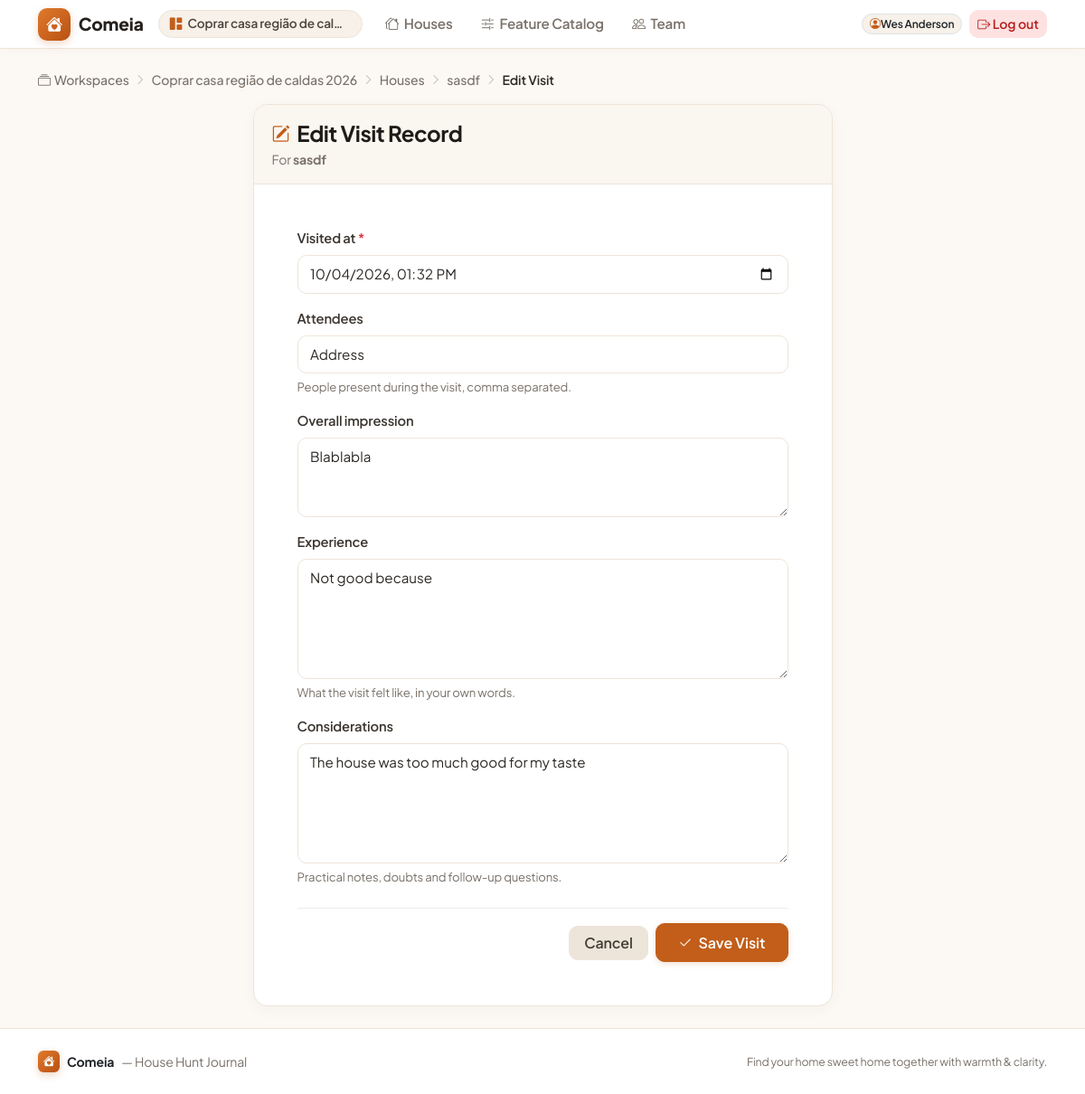
/w/coprar-casa-regiao-de-caldas-2026/houses/14/visits/9/edit/ (signed in), run on the app's committed database.
### accounts/models.py (models this page shows, shortened)
class Workspace(models.Model):
    name = models.CharField(max_length=120)
    slug = models.SlugField(max_length=140, unique=True, blank=True)
    description = models.TextField(blank=True)
    created_by = models.ForeignKey(
        settings.AUTH_USER_MODEL,
        on_delete=models.PROTECT,
        related_name="created_workspaces",
    )
    created_at = models.DateTimeField(auto_now_add=True)
    updated_at = models.DateTimeField(auto_now=True)
    class Meta:
        ordering = ("name",)
        verbose_name = _("workspace")
        verbose_name_plural = _("workspaces")
    def membership_for(self, user) -> "Membership | None":
        if not user.is_authenticated:
            return None
        return self.memberships.filter(user=user).select_related("user").first()

class User(AbstractUser):
    """Custom user model.

    Declared up-front so the project can extend it later without a painful
    migration.  Currently it adds nothing beyond :class:`AbstractUser`.
    """

### properties/models.py (models this page shows, shortened)
class House(models.Model):
    class Status(models.TextChoices):
        NEW = "new", _("New")
        VISITED = "visited", _("Visited")
        SHORTLISTED = "shortlisted", _("Shortlisted")
        REJECTED = "rejected", _("Rejected")
        OFFER = "offer", _("Offer made")
    workspace = models.ForeignKey(
        Workspace, on_delete=models.CASCADE, related_name="houses"
    )
    title = models.CharField(max_length=160)
    address = models.CharField(max_length=255, blank=True)
    city = models.CharField(max_length=120, blank=True)
    country = models.CharField(max_length=120, blank=True)
    price = models.DecimalField(
        max_digits=12, decimal_places=2, null=True, blank=True
    )
    currency = models.CharField(max_length=3, default="EUR")
    property_type = models.CharField(max_length=80, blank=True)
    bedrooms = models.PositiveSmallIntegerField(null=True, blank=True)
    bathrooms = models.PositiveSmallIntegerField(null=True, blank=True)
    area_sqm = models.DecimalField(
        max_digits=8, decimal_places=2, null=True, blank=True
    )
    lot_sqm = models.DecimalField(
        max_digits=10, decimal_places=2, null=True, blank=True
    )
    year_built = models.PositiveSmallIntegerField(null=True, blank=True)
    listing_url = models.URLField(blank=True)
    agent_name = models.CharField(
        max_length=160,
        blank=True,
        help_text=_("Person responsible for the listing (agent, owner, …)."),
    )
    status = models.CharField(
        max_length=16, choices=Status.choices, default=Status.NEW
    )
    created_by = models.ForeignKey(
        settings.AUTH_USER_MODEL,
        on_delete=models.PROTECT,
        related_name="created_houses",
    )
    created_at = models.DateTimeField(auto_now_add=True)
    updated_at = models.DateTimeField(auto_now=True)
    class Meta:
        ordering = ("-created_at",)
        verbose_name = _("house")
        verbose_name_plural = _("houses")
        indexes = [models.Index(fields=["workspace", "status"])]

### journal/models.py (models this page shows, shortened)
class Visit(models.Model):
    house = models.ForeignKey(
        House, on_delete=models.CASCADE, related_name="visits"
    )
    visited_at = models.DateTimeField()
    attendees = models.CharField(
        max_length=255,
        blank=True,
        help_text=_("People present during the visit, comma separated."),
    )
    overall_impression = models.TextField(blank=True)
    experience = models.TextField(
        blank=True, help_text=_("What the visit felt like, in your own words.")
    )
    considerations = models.TextField(
        blank=True, help_text=_("Practical notes, doubts and follow-up questions.")
    )
    created_by = models.ForeignKey(
        settings.AUTH_USER_MODEL,
        on_delete=models.PROTECT,
        related_name="created_visits",
    )
    created_at = models.DateTimeField(auto_now_add=True)
    class Meta:
        ordering = ("-visited_at",)
        verbose_name = _("visit")
        verbose_name_plural = _("visits")

### journal/views.py (the view, shortened to what this page needs)
class VisitUpdateView(HouseScopedMixin, SuccessMessageMixin, UpdateView):
    model = Visit
    form_class = VisitForm
    template_name = "journal/visit_form.html"
    success_message = "Visit updated."
    require_editor = True
    def get_queryset(self):
        return Visit.objects.filter(house=self.house)

### templates/journal/visit_form.html (shortened to what this page needs)
{% extends "base.html" %}
{% block content %}
<nav class="breadcrumb-cozy" aria-label="breadcrumb">
    <a href="{% url 'accounts:workspace_list' %}"><i class="bi bi-collection me-1"></i>Workspaces</a>
    <span class="separator"><i class="bi bi-chevron-right"></i></span>
    <a href="{% url 'accounts:workspace_detail' workspace.slug %}">{{ workspace.name }}</a>
    <span class="separator"><i class="bi bi-chevron-right"></i></span>
    <a href="{% url 'properties:house_list' workspace.slug %}">Houses</a>
    <span class="separator"><i class="bi bi-chevron-right"></i></span>
    <a href="{% url 'properties:house_detail' workspace.slug house.pk %}">{{ house.title }}</a>
    <span class="separator"><i class="bi bi-chevron-right"></i></span>
    <span class="current">{% if object %}Edit Visit{% else %}Log Visit{% endif %}</span>
</nav>
<div class="row justify-content-center">
    <div class="col-12 col-md-9 col-lg-7">
        <div class="card card-cozy">
            <div class="card-cozy-header">
                <div class="d-flex align-items-center gap-2">
                    <i class="bi {% if object %}bi-pencil-square{% else %}bi-calendar-plus-fill{% endif %} text-primary-warm fs-5"></i>
                    <h1 class="h4 font-heading mb-0">{% if object %}Edit Visit Record{% else %}Log House Visit{% endif %}</h1>
                </div>
                <div class="text-muted-warm small mt-1">For <strong>{{ house.title }}</strong></div>
            </div>
            <div class="card-body p-4 p-md-5">
                <form method="post" novalidate>
                    {% for field in form %}
                        <div class="mb-3">
                            <label for="{{ field.id_for_label }}" class="form-label">
                                {{ field.label }}
                                {% if field.field.required %}<span class="text-danger">*</span>{% endif %}
                            </label>
                            {{ field }}
                            {% if field.help_text %}
                                <div class="helptext">{{ field.help_text }}</div>
                            {% endif %}
                        </div>
                    {% endfor %}
                    <div class="d-flex align-items-center justify-content-end gap-2 pt-3 border-top border-light-subtle mt-4">
                        <a href="{% url 'properties:house_detail' workspace.slug house.pk %}" class="btn btn-secondary px-3">Cancel</a>
                        <button type="submit" class="btn btn-primary px-4">
                            <i class="bi bi-check2 me-1"></i> {% if object %}Save Visit{% else %}Log Visit{% endif %}
                        </button>
                    </div>
                </form>
            </div>
        </div>
    </div>
</div>
{% endblock %}

### templates/base.html (shortened to what this page needs)
{% load static %}
<!doctype html>
<html lang="en">
<head>
    <link href="https://cdn.jsdelivr.net/npm/bootstrap@5.3.3/dist/css/bootstrap.min.css" rel="stylesheet">
    <link rel="stylesheet" href="https://cdn.jsdelivr.net/npm/bootstrap-icons@1.11.3/font/bootstrap-icons.min.css">
</head>
<body>
<header class="navbar navbar-expand-lg navbar-comeia sticky-top">
    <div class="container-xl">
        <a class="brand-text" href="{% url 'accounts:workspace_list' %}">
            <span class="brand-logo-icon"><i class="bi bi-house-heart-fill"></i></span>
            <span>Comeia</span>
        </a>
        <div class="collapse navbar-collapse" id="navbarComeiaNav">
            <div class="navbar-nav me-auto align-items-lg-center ms-lg-3 mt-2 mt-lg-0 gap-1">
                {% if workspace %}
                    <div class="d-flex align-items-center me-2 my-1 my-lg-0">
                        <a href="{% url 'accounts:workspace_detail' workspace.slug %}" class="workspace-chip" title="Active workspace">
                            <i class="bi bi-grid-1x2-fill text-primary-warm"></i>
                            <span class="text-truncate" style="max-width: 180px;">{{ workspace.name }}</span>
                        </a>
                    </div>
                    <a class="nav-link-cozy" href="{% url 'properties:house_list' workspace.slug %}">
                        <i class="bi bi-houses"></i> Houses
                    </a>
                    <a class="nav-link-cozy" href="{% url 'properties:feature_list' workspace.slug %}">
                        <i class="bi bi-sliders2"></i> Feature Catalog
                    </a>
                    <a class="nav-link-cozy" href="{% url 'accounts:workspace_detail' workspace.slug %}">
                        <i class="bi bi-people"></i> Team
                    </a>
                {% else %}
                    <a class="nav-link-cozy" href="{% url 'accounts:workspace_list' %}">
                        <i class="bi bi-collection"></i> Workspaces
                    </a>
                {% endif %}
            </div>
            <div class="navbar-nav ms-auto align-items-lg-center gap-2 mt-3 mt-lg-0">
                {% if user.is_authenticated %}
                    <div class="d-flex align-items-center gap-2">
                        <span class="badge bg-surface text-dark border px-2.5 py-1.5 d-inline-flex align-items-center gap-1.5" style="border-radius: 12px; font-weight: 600;">
                            <i class="bi bi-person-circle text-primary-warm"></i> {{ user.get_full_name|default:user.username }}
                        </span>
                        <form method="post" action="{% url 'accounts:logout' %}" class="d-inline m-0">
                            <button type="submit" class="btn btn-sm btn-soft-danger px-2.5 py-1" title="Log out">
                                <i class="bi bi-box-arrow-right"></i> Log out
                            </button>
                        </form>
                    </div>
                {% endif %}
            </div>
        </div>
    </div>
</header>
<main class="container-xl py-4 flex-grow-1">
    {% block content %}{% endblock %}
</main>
<footer class="footer-comeia">
    <div class="container-xl d-flex flex-column flex-sm-row justify-content-between align-items-center gap-2">
        <div class="d-flex align-items-center gap-2">
            <span class="brand-logo-icon" style="width: 24px; height: 24px; font-size: 0.8rem; border-radius: 6px;"><i class="bi bi-house-heart-fill"></i></span>
            <span class="fw-bold text-dark">Comeia</span>
            <span class="text-muted-warm">— House Hunt Journal</span>
        </div>
        <div class="text-muted-warm small">
            Find your home sweet home together with warmth & clarity.
        </div>
    </div>
</footer>
</body>
</html>

### data on the page
Workspace: name "Coprar casa região de cal…", name "Coprar casa região de caldas 2026"
User: get_full_name "Wes Anderson"
House: title "sasdf"
Visit: form "10/04/2026 13:32" "Address" "Blablabla" "Not good because" "The house was too much good for my taste"

### other printed values
{{ field.label }} "Visited at" "Attendees" "Overall impression" "Experience" "Considerations"
{{ field.help_text }} "People present during the visit, comma separated." "What the visit felt like, in your own words." "Practical notes, doubts and follow-up questions."
